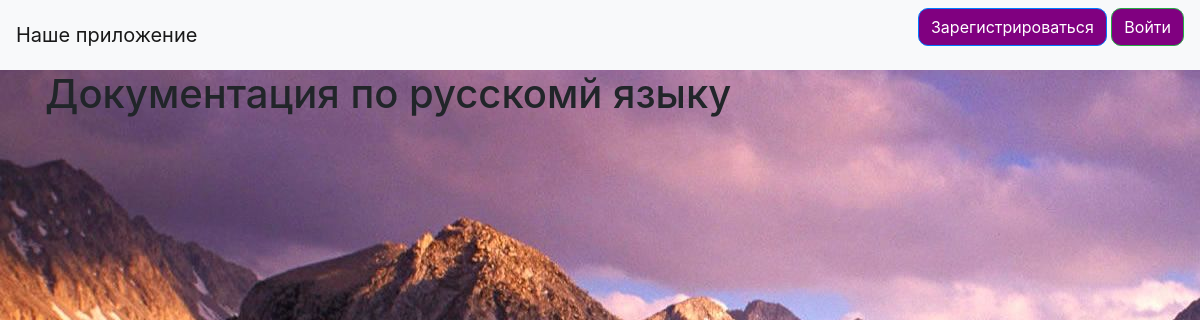
Before: /rus.html with the older database file.
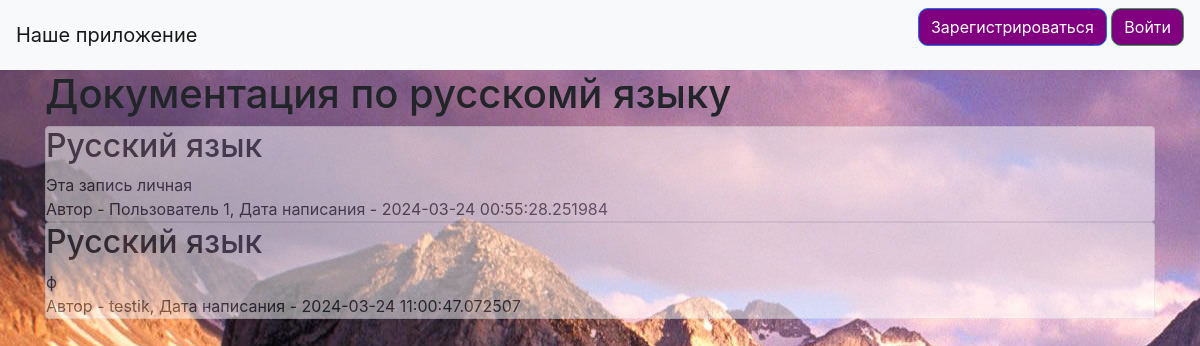
After: the same page with the newer database file.
### data/news.py (models this page shows)
class News(SqlAlchemyBase):
    __tablename__ = 'news'
    id = sqlalchemy.Column(sqlalchemy.Integer,
                           primary_key=True, autoincrement=True)
    title = sqlalchemy.Column(sqlalchemy.String, nullable=True)
    content = sqlalchemy.Column(sqlalchemy.String, nullable=True)
    created_date = sqlalchemy.Column(sqlalchemy.DateTime,
                                     default=datetime.datetime.now)
    is_private = sqlalchemy.Column(sqlalchemy.Boolean, default=True)
    user_id = sqlalchemy.Column(sqlalchemy.Integer,
                                sqlalchemy.ForeignKey("users.id"))
    user = orm.relationship('User')

### data/users.py (models this page shows, shortened)
class User(SqlAlchemyBase, UserMixin):
    __tablename__ = 'users'
    id = sqlalchemy.Column(sqlalchemy.Integer,
                           primary_key=True, autoincrement=True)
    name = sqlalchemy.Column(sqlalchemy.String, nullable=True)
    about = sqlalchemy.Column(sqlalchemy.String, nullable=True)
    email = sqlalchemy.Column(sqlalchemy.String,
                              index=True, unique=True, nullable=True)
    hashed_password = sqlalchemy.Column(sqlalchemy.String, nullable=True)
    created_date = sqlalchemy.Column(sqlalchemy.DateTime,
                                     default=datetime.datetime.now)
    news = orm.relationship("News", back_populates='user')

### main.py (the view)
@app.route("/rus.html")
def rus():
    db_sess = db_session.create_session()
    news = db_sess.query(News).filter(News.title == 'Русский язык')
    return render_template("rus.html", news=news)

### data/db_session.py (called while the page is built)
def create_session() -> Session:
    global __factory
    return __factory()

### templates/rus.html (shortened to what this page needs)
{% extends "base.html" %}
{% block content %}
<h1>Документация по русскомй языку</h1>
{% for item in news%}
<div class="col-md6 border rounded" style="background-color: white; opacity: .5;">
    <h2>{{item.title}}</h2>
    <div>
        {{item.content}}
    </div>
    <div>
        Автор - {{item.user.name}}, Дата написания - {{item.created_date}}
    </div>
</div>
{% endfor %}
{% endblock %}

Changed rows visible on the page:
now on this page (row edited): News: title "Русский язык", content "Эта запись личная", user.name "Пользователь 1", created_date "2024-03-24 00:55:28.251984"
added News: title "Русский язык", content "ф", user.name "testik", created_date "2024-03-24 11:00:47.072507"
